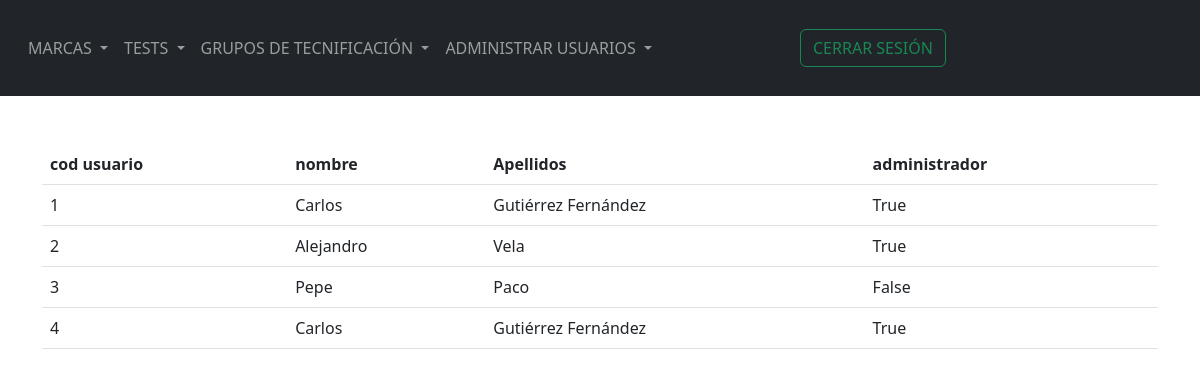
The page /view_all (signed in) on the database as committed earlier.
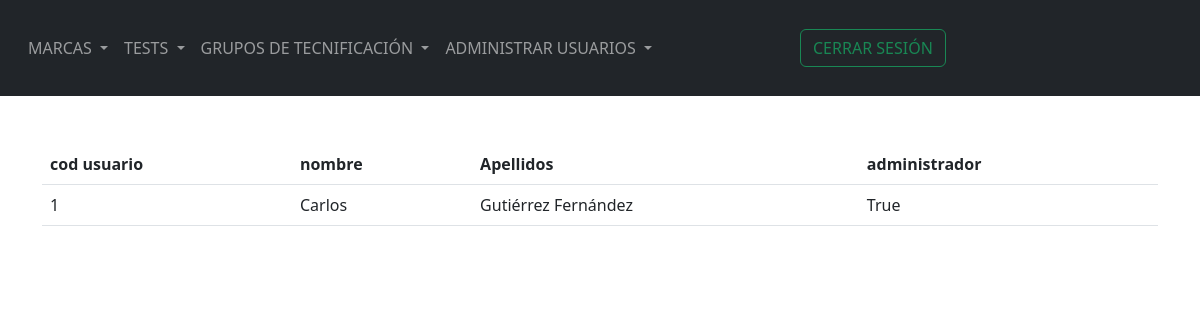
The same page on the database as committed later.
### webside/models/User.py (models this page shows)
class User_register(db.Model, UserMixin):
    id = db.Column(db.Integer, primary_key=True)
    password = db.Column(db.String(150))
    name = db.Column(db.String(150))
    surname = db.Column(db.String(150))
    admin = db.Column(db.Boolean)
    marcas = db.relationship('Marca')
    test = db.relationship('test')
    group = db.relationship('Technification')

### webside/views.py (the view)
@views.route('/view_all')
@login_required
def view_all():
    all_user = User_register.query.all()
    return render_template("view_all.html",  User_register=current_user , all_user=all_user )

### webside/__init__.py (called while the page is built)
def create_app():
    app = Flask(__name__)
    app.config['SECRET_KEY'] = 'MdLr37P.'
    app.config['SQLALCHEMY_DATABASE_URI'] = f'sqlite:///{DB_NAME}'
    app.config['PERMANENT_SESSION_LIFETIME'] =  timedelta(minutes=5)
    db.init_app(app)
    from .views import  views
    app.register_blueprint(views, url_prefix= '/')
    create_database(app)
    from .models.User import User_register
    login_manager = LoginManager()
    login_manager.login_view = 'views.home'
    login_manager.init_app(app)
    @login_manager.user_loader
    def load_user(id):
        return User_register.query.get(int(id))
    return app

### webside/templates/view_all.html (shortened to what this page needs)
{% extends "base.html" %}{% block title %} VIEW ALL {% endblock %} {% block content%}
<!DOCTYPE html>
<html>
<body>
        <br><br>
        <table class="table " >
          <thead class="thead-light">
            <tr>
              <th>cod usuario</th>
              <th>nombre</th>
              <th>Apellidos</th>
              <th>administrador</th>
            </tr>
          </thead>
          <tbody>
            {% for x in all_user  %}
            <tr>
                <td>{{x.id}} </td>
                <td>{{x.name}}</td>
                <td>{{x.surname}}</td>
                <td>{{x.admin}}</td>
            </tr>
            {% endfor %}
            </tbody>
          </table>
</body>
</html>
{% endblock %}

### webside/templates/base.html (shortened to what this page needs)
<!DOCTYPE html>
<html>
  <head>
    <link
    href="https://cdn.jsdelivr.net/npm/bootstrap@5.2.0/dist/css/bootstrap.min.css"
    rel="stylesheet"
    />
    <link rel="stylesheet" type="text/css" href="https://cdn.jsdelivr.net/npm/daterangepicker/daterangepicker.css" />
  </head>
  <body>
    <nav class="navbar navbar-expand-lg navbar-dark bg-dark" id="menuPrincipal" >
      <div class="col-xs-12 col-sm-6 col-md-8" id="navbar" style="padding: 20px;">
        <div class="navbar-nav">
          {% if User_register.is_authenticated %}
          <li class="nav-item dropdown">
            <a class="nav-link dropdown-toggle" href="#"  role="button" data-toggle="dropdown" aria-haspopup="true" aria-expanded="false">
              MARCAS
            </a>
          </li>
          <li class="nav-item dropdown">
            <a class="nav-link dropdown-toggle" href="#" role="button" data-toggle="dropdown" aria-haspopup="true" aria-expanded="false">
              TESTS
            </a>
          </li>
          {% if User_register.admin %}
          <li class="nav-item dropdown">
            <a class="nav-link dropdown-toggle" href="#" role="button" data-toggle="dropdown" aria-haspopup="true" aria-expanded="false">
              GRUPOS DE TECNIFICACIÓN
            </a>
          </li>
          <li class="nav-item dropdown">
            <a class="nav-link dropdown-toggle" href="#" role="button" data-toggle="dropdown" aria-haspopup="true" aria-expanded="false">
              ADMINISTRAR USUARIOS
            </a>
          </li>
        </div>
      </div>
          {% endif %}
            <div class="navbar-collapse collapse w-100 order-3 dual-collapse2">
              <ul class="navbar-nav ml-auto">
                <li class="nav-item">
                  <a class="btn btn-outline-success my-2 my-sm-0"  id="logout" href="/logout" >CERRAR SESIÓN</a>
                </li>
                </ul>
            </div>
          {% endif %}
    </nav>
    <div class="container">{% block content %} {% endblock %}</div>
  </body>
</html>

Rows that differ between the two databases and show on the page:
removed User_register: id "2", name "Alejandro", surname "Vela", admin "True"
removed User_register: id "3", name "Pepe", surname "Paco", admin "False"
removed User_register: id "4", name "Carlos", surname "Gutiérrez Fernández", admin "True"
